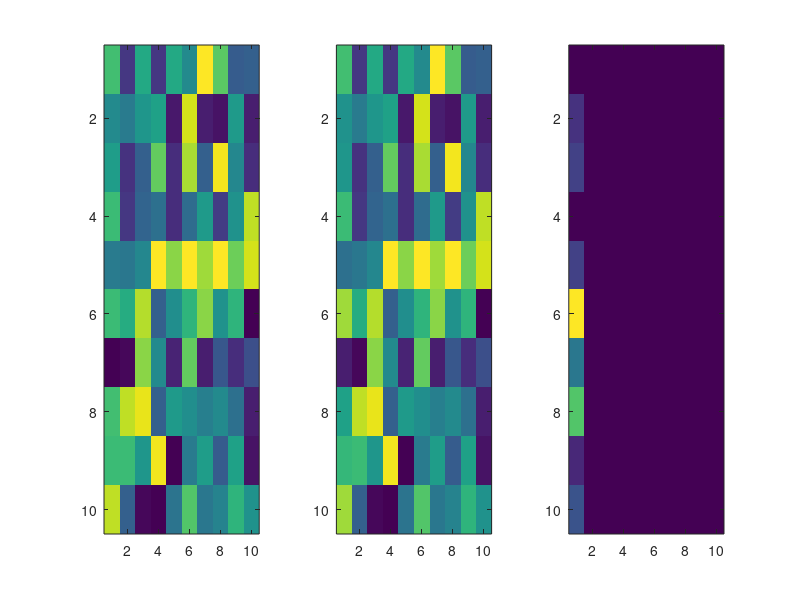

Recreate this plot in MATLAB. (Note: this script raises an error after producing the figure.)
clear, clc

% select some parameters governing the sample data
s=100;                  % # subjects
n=10;                   % # vertices
pi0=0.5;                % prior probability of being in class 0
p0=rand(n);             % prob of edges in class 0
p1=p0;                  % prob of edge in class 1 (a little different from class 0)
SignalSubgraph=2:n;     % the signal subgraph has 1 vertex and n-1 edges    
p1(SignalSubgraph)=p1(SignalSubgraph)+randn(1,n-1)*0.1;   
p1(p1<=0)=1/(10*s);     % make sure probs are away from boundaries
p1(p1>=10)=1-1/(10*s);  % make sure probs are away from boundaries

% plot the parameters
figure(1), clf
subplot(131), imagesc(p0)
subplot(132), imagesc(p1)
subplot(133), imagesc(abs(p0-p1))

% pre-allocate memory
ys=nan(s,1);
As=nan(n,n,s);

s=100;                  % # samples
for i=1:s
   ys(i)=rand>pi0;      % samples classes
   if ys(i)==1          % sample UNDIRECTED graphs
       As(:,:,i)=tril(rand(n)>p1,-1);
   else
       As(:,:,i)=tril(rand(n)>p0,-1);
   end
    
end

% set some constraints on the signal subgraph
constraints{1}=NaN;         % use all edges
constraints{2}=round(n/2);  % use best 5 edges
constraints{3}=[1 n-1];     % use best 5 edges incident to 1 vertex
constraints{4}=[2 n];       % use best 10 edges incident to 2 vertices

% classify
[Lhat incorrects subspace] = xval_SigSub_classifier(As,ys,constraints,'loo');
